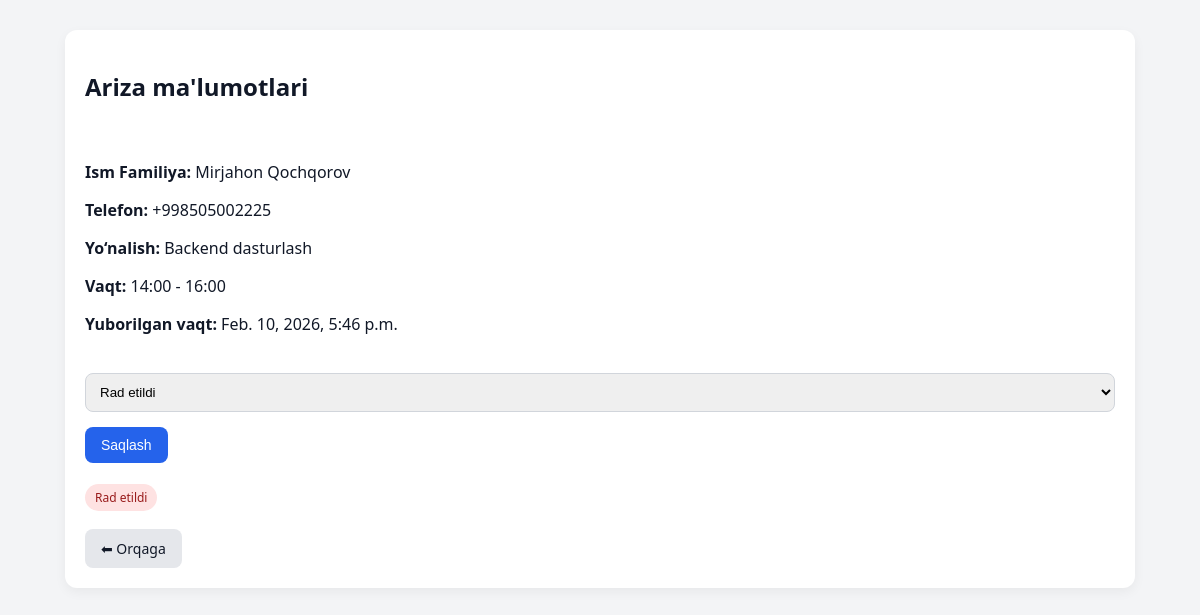
/application/2/, run on the app's committed database.
### applications/models.py (models this page shows, shortened)
class Application(models.Model):
    full_name = models.CharField(max_length=150)
    phone = models.CharField(max_length=20)
    direction = models.ForeignKey(Direction, on_delete=models.CASCADE)
    time_slot = models.ForeignKey(TimeSlot, on_delete=models.CASCADE)
    created_at = models.DateTimeField(auto_now_add=True)
    is_contacted = models.BooleanField(default=False)

class Direction(models.Model):
    name = models.CharField(max_length=100)

class TimeSlot(models.Model):
    time = models.CharField(max_length=50)  # masalan: 09:00 - 11:00

### applications/views.py (the view)
# urls.py: path('application/<int:pk>/', views.application_detail, name='application_detail'),
def application_detail(request, pk):
    application = get_object_or_404(Application, pk=pk)
    if request.method == "POST":
        new_status = request.POST.get("status")
        if new_status in ["pending", "approved", "rejected"]:
            application.status = new_status
            application.save()
        return redirect("application_detail", pk=pk)
    return render(request, "application_detail.html", {
        "application": application
    })

### applications/templates/application_detail.html (shortened to what this page needs)
{% extends "base.html" %}
{% block content %}
<div class="card">
    <h2>Ariza ma'lumotlari</h2>
    <br>
    <p><strong>Ism Familiya:</strong> {{ application.full_name }}</p>
    <p><strong>Telefon:</strong> {{ application.phone }}</p>
    <p><strong>Yo‘nalish:</strong> {{ application.direction.name }}</p>
    <p><strong>Vaqt:</strong> {{ application.time_slot.time }}</p>
    <p><strong>Yuborilgan vaqt:</strong> {{ application.created_at }}</p>
    <br>
<form method="post">
    <select name="status">
        <option value="rejected" {% if application.status == "rejected" %}selected{% endif %}>
            Rad etildi
        </option>
    </select>
    <button type="submit" class="btn btn-primary">
        Saqlash
    </button>
</form>
    <br>
    {% if application.status == "pending" %}
        <span class="badge" style="background:#fef3c7;color:#92400e;">
            Kutilmoqda
        </span>
    {% elif application.status == "approved" %}
        <span class="badge" style="background:#dcfce7;color:#166534;">
            Qabul qilindi
        </span>
    {% else %}
        <span class="badge" style="background:#fee2e2;color:#991b1b;">
            Rad etildi
        </span>
    {% endif %}
    <br><br>
    <a href="/admindashboard/applications/application/" class="btn btn-secondary">
        ⬅ Orqaga
    </a>
</div>
{% endblock %}

### applications/templates/base.html (style rules this page uses)
* { box-sizing: border-box; }
body { margin: 0; font-family: system-ui, -apple-system, sans-serif; background: #f3f4f6; color: #111827; }
.card { background: white; padding: 20px; border-radius: 12px; box-shadow: 0 4px 12px rgba(0,0,0,0.05); margin-bottom: 20px; }
.btn { padding: 10px 16px; border-radius: 8px; border: none; cursor: pointer; font-size: 14px; text-decoration: none; display: inline-block; }
.btn-primary { background: #2563eb; color: white; }
.btn-secondary { background: #e5e7eb; color: #111827; }
input, select { width: 100%; padding: 10px; border-radius: 8px; border: 1px solid #d1d5db; margin-bottom: 15px; }
.badge { padding: 5px 10px; border-radius: 20px; font-size: 12px; background: #e0f2fe; color: #0369a1; }

### data on the page
Application: full_name "Mirjahon Qochqorov", phone "+998505002225", direction.name "Backend dasturlash", time_slot.time "14:00 - 16:00", created_at "Feb. 10, 2026, 5:46 p.m.", status "Rad etildi"
